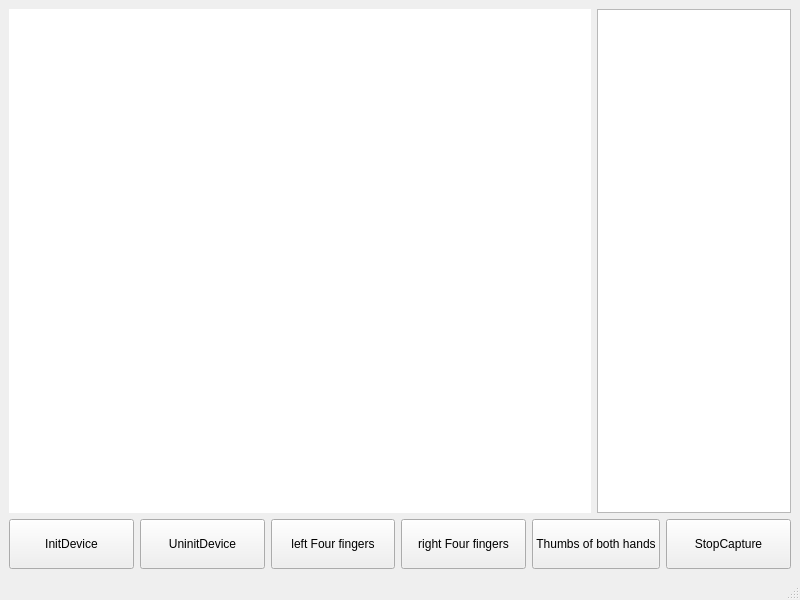
<?xml version="1.0" encoding="UTF-8"?>
<ui version="4.0">
 <class>MainWindow</class>
 <widget class="QMainWindow" name="MainWindow">
  <property name="geometry">
   <rect>
    <x>0</x>
    <y>0</y>
    <width>800</width>
    <height>600</height>
   </rect>
  </property>
  <property name="windowTitle">
   <string>MainWindow</string>
  </property>
  <property name="styleSheet">
   <string notr="true">font: 12pt &quot;宋体&quot;;</string>
  </property>
  <widget class="QWidget" name="centralwidget">
   <layout class="QVBoxLayout" name="verticalLayout">
    <item>
     <layout class="QHBoxLayout" name="horizontalLayout_2" stretch="3,1">
      <item>
       <widget class="QLabel" name="label">
        <property name="styleSheet">
         <string notr="true">background-color: rgb(255, 255, 255);</string>
        </property>
        <property name="text">
         <string/>
        </property>
       </widget>
      </item>
      <item>
       <widget class="QTextBrowser" name="textBrowser"/>
      </item>
     </layout>
    </item>
    <item>
     <layout class="QHBoxLayout" name="horizontalLayout">
      <item>
       <widget class="QPushButton" name="pushButton">
        <property name="minimumSize">
         <size>
          <width>0</width>
          <height>50</height>
         </size>
        </property>
        <property name="text">
         <string>InitDevice</string>
        </property>
       </widget>
      </item>
      <item>
       <widget class="QPushButton" name="pushButton_2">
        <property name="minimumSize">
         <size>
          <width>0</width>
          <height>50</height>
         </size>
        </property>
        <property name="text">
         <string>UninitDevice</string>
        </property>
       </widget>
      </item>
      <item>
       <widget class="QPushButton" name="pushButton_3">
        <property name="minimumSize">
         <size>
          <width>0</width>
          <height>50</height>
         </size>
        </property>
        <property name="text">
         <string>left Four fingers</string>
        </property>
       </widget>
      </item>
      <item>
       <widget class="QPushButton" name="pushButton_4">
        <property name="minimumSize">
         <size>
          <width>0</width>
          <height>50</height>
         </size>
        </property>
        <property name="text">
         <string>right Four fingers</string>
        </property>
       </widget>
      </item>
      <item>
       <widget class="QPushButton" name="pushButton_5">
        <property name="minimumSize">
         <size>
          <width>0</width>
          <height>50</height>
         </size>
        </property>
        <property name="text">
         <string>Thumbs of both hands</string>
        </property>
       </widget>
      </item>
      <item>
       <widget class="QPushButton" name="pushButton_6">
        <property name="minimumSize">
         <size>
          <width>0</width>
          <height>50</height>
         </size>
        </property>
        <property name="text">
         <string>StopCapture</string>
        </property>
       </widget>
      </item>
     </layout>
    </item>
   </layout>
  </widget>
  <widget class="QMenuBar" name="menubar">
   <property name="geometry">
    <rect>
     <x>0</x>
     <y>0</y>
     <width>800</width>
     <height>22</height>
    </rect>
   </property>
  </widget>
  <widget class="QStatusBar" name="statusbar"/>
 </widget>
 <resources/>
 <connections/>
</ui>
